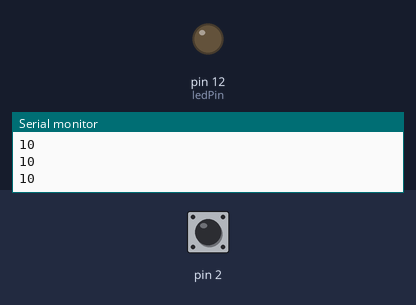
The sketch below on a simulated Arduino Uno, built with avr-gcc and run on an emulated ATmega328P. Shown: output pins drawn as LEDs (lit = HIGH), the last lines printed to the serial monitor. The inputs (shaded band) are chosen by the test bench; at power-on: pin 2 HIGH.

Above: at 1.2 s.
1.3 s: pin 2 pulled LOW for 0.15 s
At 1.38 s:
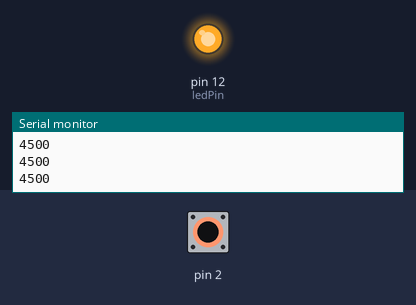
2.9 s: pin 2 pulled LOW for 3.2 s
At 7.3 s:
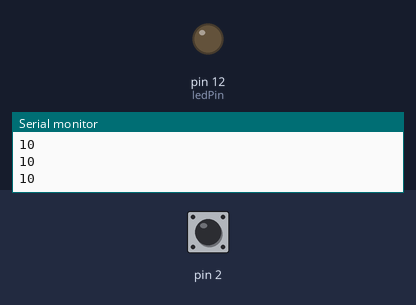
Timing chart, 0 to 8.8 s (numbered marks = the images above; inputs shaded):
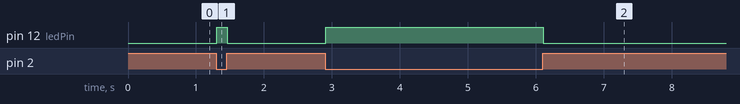

Measured:
- after the input at 1.3 s, pin 12 (ledPin): LOW → HIGH at once, → LOW 0.16 s later
- after the input at 2.9 s, pin 12 (ledPin): LOW → HIGH at once, → LOW 3.2 s later

The sketch:

proj13.ino
```cpp
#include <CapacitiveSensor.h>
CapacitiveSensor capSensor = CapacitiveSensor(4,2);

int treshold = 70;
const int ledPin = 12;

void setup() {
  Serial.begin(9600);
  pinMode(ledPin,OUTPUT);
}

void loop() {
  long sensorValue = capSensor.capacitiveSensor(30);
  Serial.println(sensorValue);

  if(sensorValue > treshold) {
    digitalWrite(ledPin,HIGH);
  } else {
    digitalWrite(ledPin,LOW);
  }
  delay(10);
}
```
